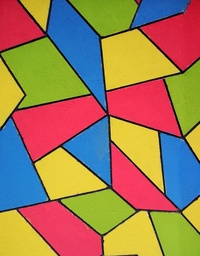
#> input picture Sekuai.jpg, 200 x 256 px, shrunk from 768 x 985 before the run
$ python Gray2RGB.py
#> lines starting #> are read from the running program, lines starting #| are printed output that depends on the picture
from matplotlib import pyplot as plt
from skimage import data,io,exposure,color
import numpy as np
L=255
def GetR(gry):
    if gry<L/2:
        return 0
    elif gry>L/4*3:
        return L
    else:
        return 4*gry-2*L

def GetG(gry):
    if gry<L/4:
        return 4*gry
    elif gry>L/4*3:
        return 4*L-4*gry
    else:
        return L

def GetB(gry):
    if gry < L / 4:
        return L
    elif gry > L/2:
        return 0
    else:
        return 2*L-4*gry
"""
x=[0,64,127,191,255]
plt.subplot(2,2,1)
R=[]
for i in x:
    R.append(GetR(i))
plt.plot(x,R,'r--',label='红色变换')

plt.subplot(2,2,2)
G=[]
for i in x:
    G.append(GetG(i))
plt.plot(x,G,'g--',label='绿色变换')

plt.subplot(2,2,3)
B=[]
for i in x:
    B.append(GetB(i))
plt.plot(x,B,'b--',label='黄色变换')
"""

file_name='Sekuai.jpg'
image=io.imread(fname=file_name)
#> image is the input picture: shape (256, 200, 3); mean R, G, B 158.2, 124.8, 88.4
grayimg=color.rgb2gray(image)*255
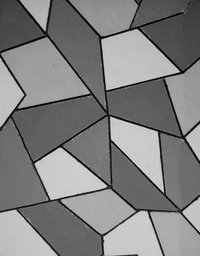
#> grayimg: shape (256, 200) float64; min 0.212, max 224.8, mean 129.3
colorimag=np.zeros(image.shape,dtype='uint8')

for ii in range(image.shape[0]):
    for jj in range(image.shape[1]):
        r,g,b=GetR(grayimg[ii,jj]),GetG(grayimg[ii,jj]),GetB(grayimg[ii,jj])
        colorimag[ii,jj,:]=(r,g,b)
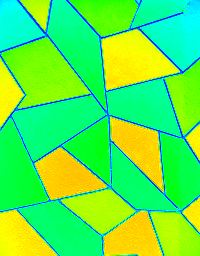
#> colorimag: shape (256, 200, 3); mean of channels 0, 1, 2 85.3, 239.1, 74.7; drawn as R, G, B

plt.subplot(2,1,1)
plt.imshow(grayimg)

plt.subplot(2,1,2)
plt.imshow(colorimag)

plt.show()
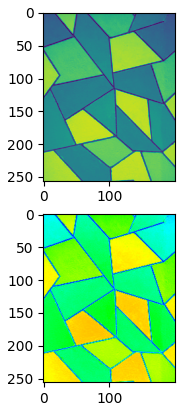
#> figure drawn by matplotlib, 2 panels
